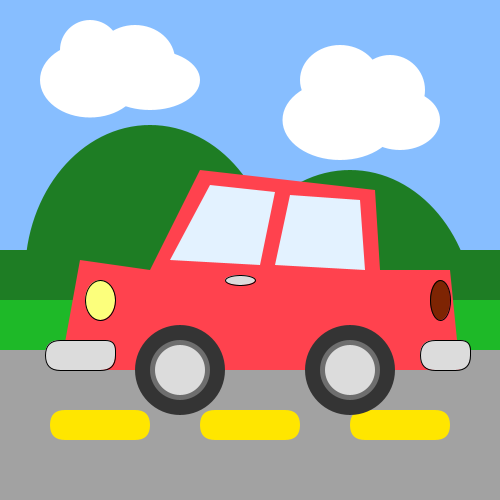
Frame 1 (no input)
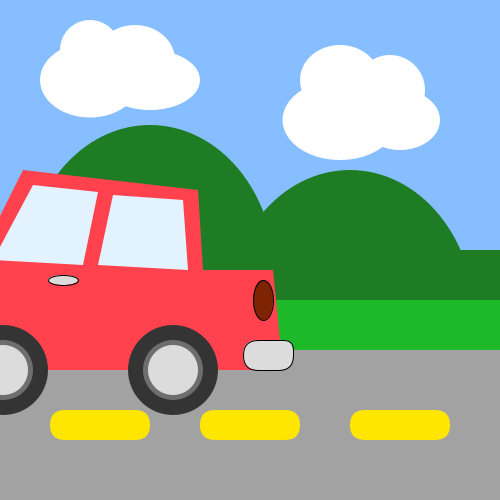
Frame 60 (the mouse pressed at the canvas centre just before this capture)
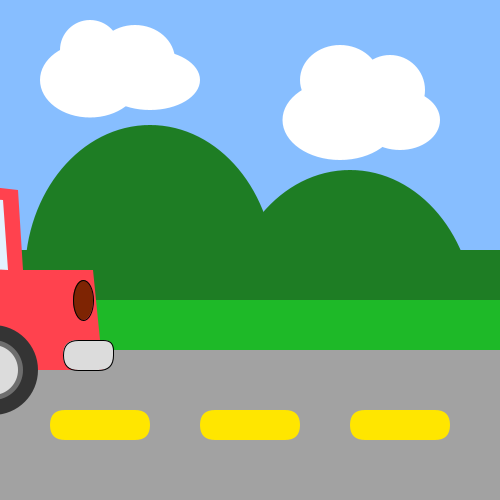
Frame 120 (the mouse held since frame 60 and released just before this capture)

The Processing sketch that drew these frames (run headless with seeded random() and noise(); from frame 60 on, the mouse is pressed at the canvas centre):

// Processing sketch: processing_105016
// ── processing_105016.pde

int a;
int b;

void setup()
{
  size(500, 500);
  smooth();
}

void draw()
{
  background(135, 190, 255);  //sky
  noStroke();

  fill(30, 125, 36); 
  rect(0, 250, 500, 50);
  ellipse(150, 275, 250, 300);
  ellipse(350, 320, 250, 300);

  fill(255);
  rect(80, 50, 100, 40, 90);
  ellipse(90, 50, 60, 60);
  ellipse(135, 60, 80, 70);
  ellipse(90, 80, 100, 75);
  ellipse(150, 80, 100, 60);
  rect(320, 80, 100, 60, 90);
  ellipse(340, 80, 80, 70);
  ellipse(390, 90, 70, 70);
  ellipse(340, 120, 115, 80);
  ellipse(400, 120, 80, 60);

  fill(162); //ground
  rect(0, 350, 500, 150);

  fill(30, 185, 40); //light green
  rect(0, 300, 500, 50);

  fill(255, 230, 0); //yellow stripe
  rect(50, 410, 100, 30, 20);
  rect(200, 410, 100, 30, 20);
  rect(350, 410, 100, 30, 20);

  noStroke();
  fill(255, 66, 78);
  beginShape();
  vertex(80+a, 260+b);
  vertex(60+a, 370+b);
  vertex(460+a, 370+b);
  vertex(450+a, 270+b);
  vertex(380+a, 270+b);
  vertex(375+a, 190+b);
  vertex(200+a, 170+b);
  vertex(150+a, 270+b);
  endShape(CLOSE);

  noStroke();
  fill(227, 242, 255);
  beginShape();
  vertex(210+a, 185+b);
  vertex(275+a, 192+b);
  vertex(260+a, 265+b);
  vertex(170+a, 260+b);
  endShape(CLOSE);

  noStroke();
  fill(227, 242, 255);
  beginShape();
  vertex(290+a, 195+b);
  vertex(360+a, 200+b);
  vertex(365+a, 270+b);
  vertex(275+a, 265+b);
  endShape(CLOSE);

  fill(52);
  ellipse(180+a, 370+b, 90, 90);
  fill(52);
  ellipse(350+a, 370+b, 90, 90);
  fill(110);
  ellipse(180+a, 370+b, 60, 60);
  fill(110);
  ellipse(350+a, 370+b, 60, 60);
  fill(220);
  ellipse(180+a, 370+b, 50, 50);
  fill(220);
  ellipse(350+a, 370+b, 50, 50);

  stroke(0);
  fill(220);
  rect(45+a, 340+b, 70, 30, 18, 10, 16, 20);
  fill(220);
  rect(420+a, 340+b, 50, 30, 18, 10, 16, 20);
  fill(252, 255, 124);
  ellipse(100+a, 300+b, 30, 40);
  fill(126, 36, 3);
  ellipse(440+a, 300+b, 20, 40);
  fill(220);
  ellipse(240+a, 280+b, 30, 10);

  a-=3;
}
